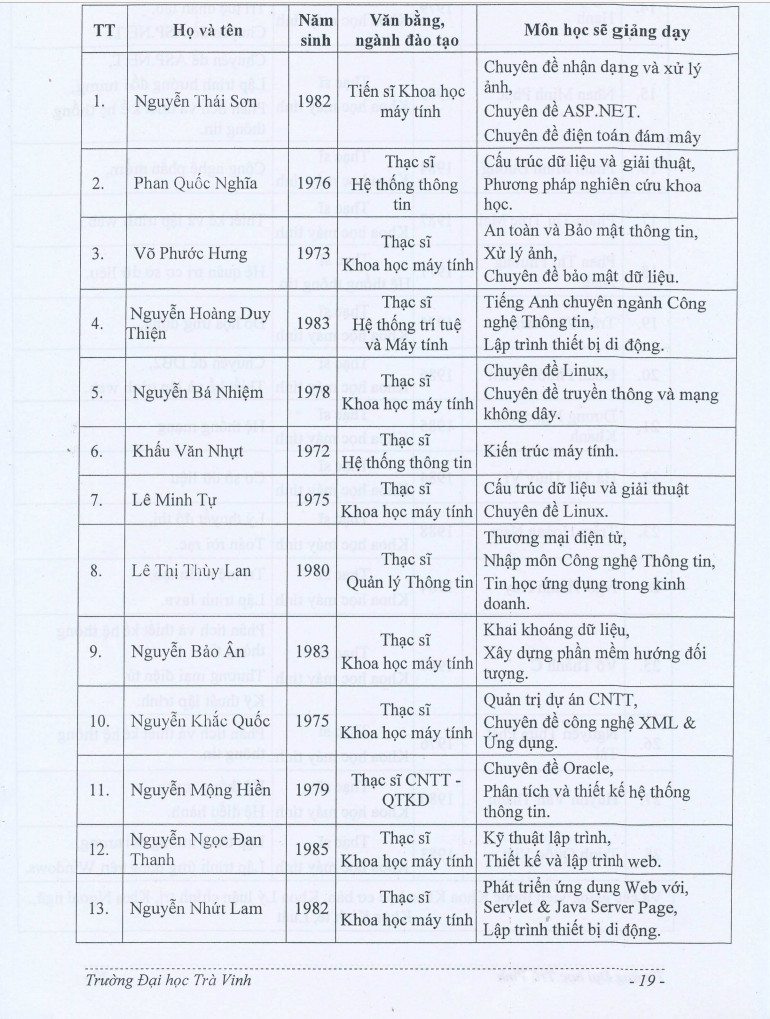
#> input picture img-test/1.png, 770 x 1019 px
$ python -i identify_table.py   (imports and definitions only)
#> lines starting #> are read from the running program, lines starting #| are printed output that depends on the picture; after the words box and inside, x2 and y2 are one past the last pixel; in counts of white or black regions, pixels touching at a corner belong together
import cv2
import numpy as np

class Table_Img():
    def __init__(self, image_path):
#> called with image_path = '../img-test/1.png'
        self.img = cv2.imread(image_path)
#> self.img is the input picture: shape (1019, 770, 3); mean B, G, R 240.6, 232.1, 228.3
        self.preprocess()
#> in preprocess, `thresh, img_bin = cv2.threshold(self.img_gray, 128, 255, cv2.THRESH_BI..`:
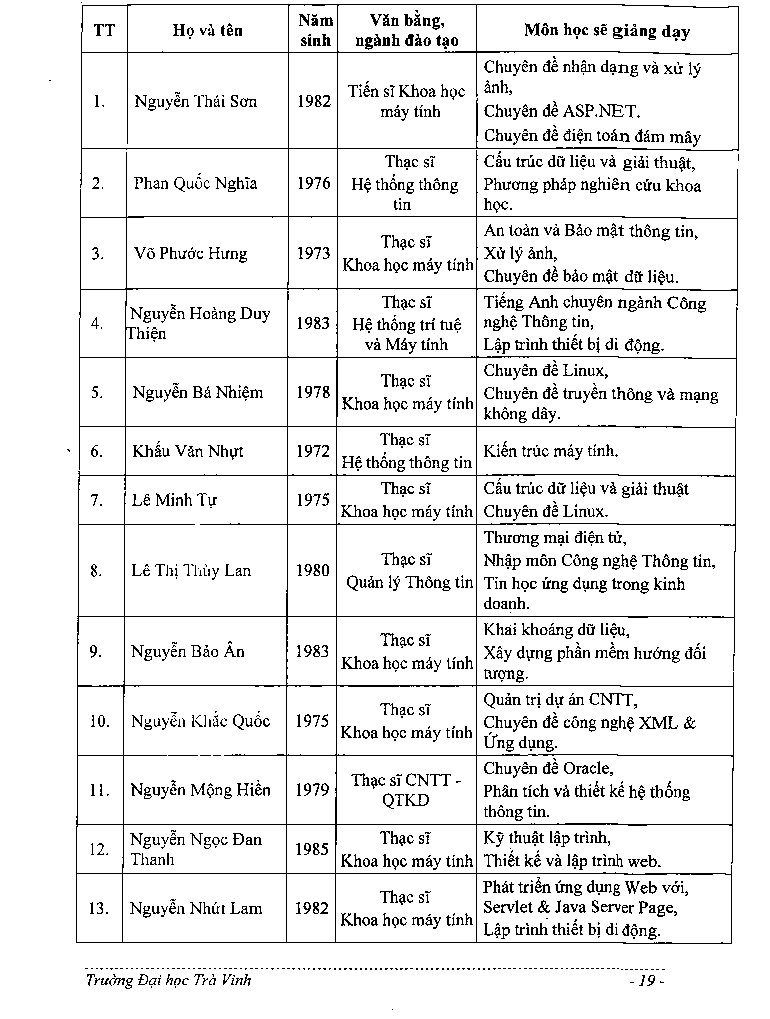
#> img_bin: shape (1019, 770); 92.2% white; black in thin lines or dots, all inside (x1, y1, x2, y2) = (49, 2, 739, 1010)
#> in preprocess, `thresh, img_bin = cv2.threshold(self.img_gray, 128, 255, cv2.THRESH_BI..`: thresh = 183
        self.horizontal_lines = []
        self.vertical_lines = []

    # Xử lý ảnh tạo ảnh xám và ảnh nhịn phân
    def preprocess(self):
        #chuyển sang ảnh xám
        self.img_gray = cv2.cvtColor(self.img, cv2.COLOR_BGR2GRAY)

        #chuyển sang ảnh nhị phân
        thresh, img_bin = cv2.threshold(self.img_gray, 128, 255, cv2.THRESH_BINARY | cv2.THRESH_OTSU)
        self.img_bin = 255-img_bin

        return self.img_gray, self.img_bin

    #Xác địch các vector đường thẳng.
    def _lines(self, k):
        kernel = cv2.getStructuringElement(cv2.MORPH_RECT, k)
        image = cv2.erode(self.img_bin, kernel, iterations=3)
        lines = cv2.dilate(image, kernel, iterations=3)

        lines = cv2.HoughLinesP(lines, 1, np.pi/180, 30, maxLineGap=250)
        return lines

    def _group_lines(self, lines, thin_thresh, k = 1):
        new_lines = []

        while len(lines) > 0:
            thresh = sorted(lines, key=lambda x: x[0][k])[0][0]

            slines = [line for line in lines if thresh[k] - thin_thresh <= line[0][k] <= thresh[k] + thin_thresh]
            lines = [line for line in lines if thresh[k] - thin_thresh > line[0][k] or line[0][k] > thresh[k] + thin_thresh]

            lis = []
            for line in slines:
                lis.append(line[0][k-1])
                lis.append(line[0][k+1])
            new_lines.append([min(lis) - 4*thin_thresh, max(lis) + 4*thin_thresh, thresh[k]])
        return new_lines

    def find_horizontal_lines(self):
        kernel_len = self.img_gray.shape[1]//120
#> kernel_len = 6
        h_lines = self._lines((kernel_len, 1))
#> in _lines, `image = cv2.erode(self.img_bin, kernel, iterations=3)`:
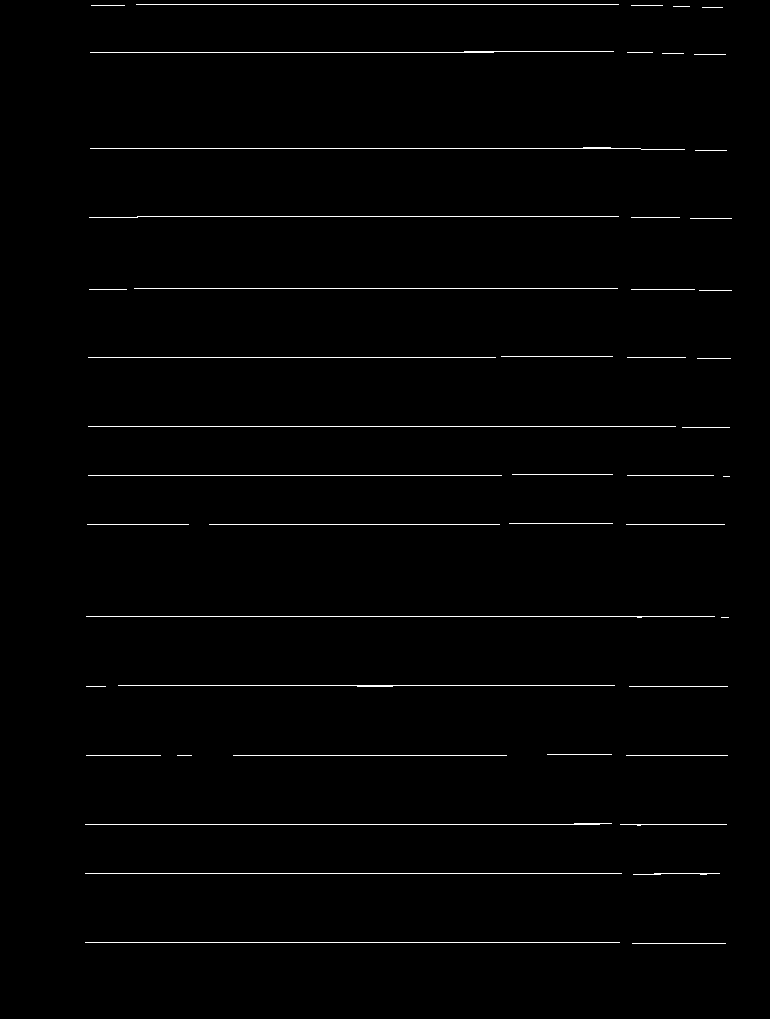
#> image: shape (1019, 770); 1.2% white in thin lines or dots, all inside (x1, y1, x2, y2) = (85, 4, 732, 944)
#> in _lines, `lines = cv2.dilate(image, kernel, iterations=3)`:
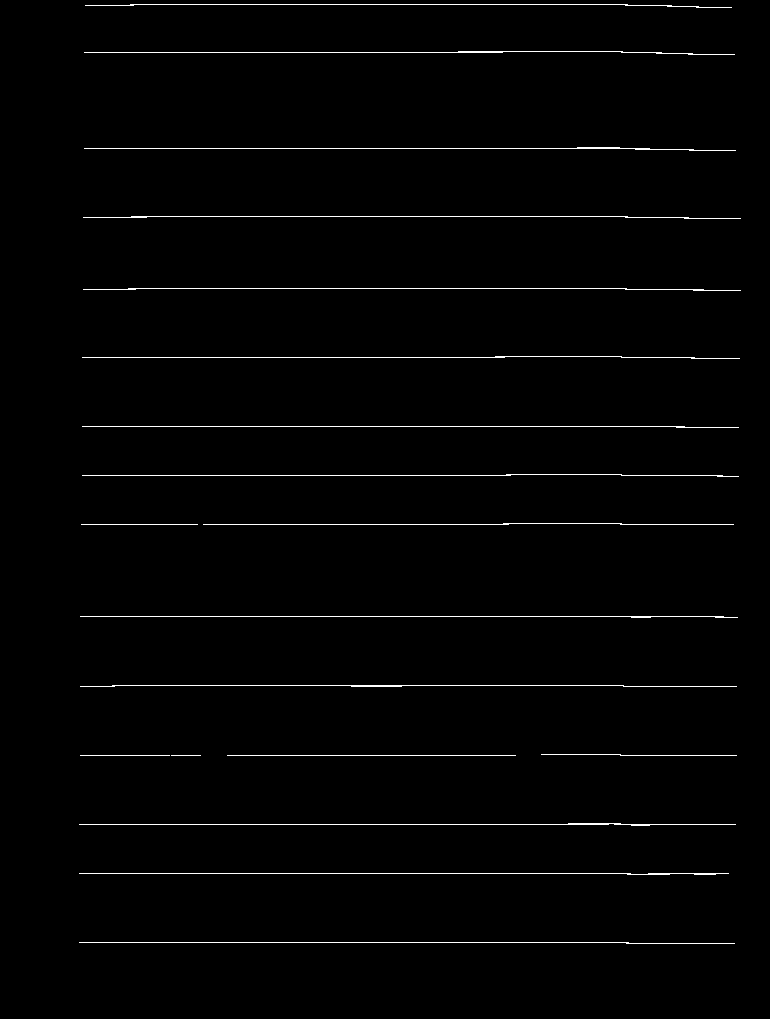
#> lines: shape (1019, 770); 1.3% white in thin lines or dots, all inside (x1, y1, x2, y2) = (79, 4, 741, 944)
#> in _lines, `lines = cv2.HoughLinesP(lines, 1, np.pi/180, 30, maxLineGap=250)`: lines = 42 rows, first 6: [79, 942, 628, 942], [82, 426, 684, 426], [79, 873, 728, 873], [80, 616, 723, 616], [82, 475, 722, 475], [130, 4, 627, 4]
#> h_lines has the same summary as lines in _lines

        self.horizontal_lines = self._group_lines(h_lines, kernel_len, 1)
#> the loop in _group_lines, `while len(lines) > 0:` made 15 passes
#> slines on passes 7, 8, 9, 10, 11, 12, 13, 15: [[[82, 426, 684, 426]], [[676, 427, 738, 427]]], [[[82, 475, 722, 475]], [[506, 474, 621, 474]]], [[[81, 524, 733, 524]], [[503, 523, 621, 523]]], [[[80, 616, 723, 616]], [[631, 617, 737, 617]]], [[[112, 685, 623, 685]], [[80, 686, 736, 686]]], [[[80, 755, 736, 755]], [[541, 754, 620, 754]]], [[[79, 824, 735, 824]], [[568, 823, 620, 823]]], [[[79, 942, 628, 942]], [[626, 943, 734, 943]]]
#> thresh on passes 1 to 6: [130, 4, 627, 4], [458, 51, 622, 51], [577, 147, 619, 147], [131, 216, 627, 216], [128, 288, 626, 288], [495, 356, 621, 356]
#> after the loop in _group_lines, `while len(lines) > 0:`: lines = []; new_lines = [[63, 755, 4], [60, 758, 51], [60, 759, 147], [61, 764, 216], [59, 764, 288], [58, 763, 356], [58, 762, 426], [58, 746, 474], [57, 757, 523], [56, 761, 616], [56, 760, 685], [56, 760, 754], [55, 759, 823], [55, 752, 873], [55, 758, 942]]
#> self.horizontal_lines has the same summary as new_lines in _group_lines
        return self.horizontal_lines

    def find_vertical_lines(self):
        kernel_len = self.img_gray.shape[0]//100
        v_lines = self._lines((1, kernel_len))

        self.vertical_lines = self._group_lines(v_lines, kernel_len, 2)
        return self.vertical_lines

    def cut_cell(self):
        if self.horizontal_lines == []:
            self.find_horizontal_lines()
        if self.vertical_lines == []:
            self.find_vertical_lines()

        img_cells = []
        cells = []
        for i in range(len(self.horizontal_lines)-1):
            img_cells.append([])
            for j in range(len(self.vertical_lines)-1):
                x1 = self.vertical_lines[j][2]
                y1 = self.horizontal_lines[i][2]

                x2 = self.vertical_lines[j+1][2]
                y2 = self.horizontal_lines[i+1][2]


                img = self.img_bin[y1:y2, x1:x2]
                img_cells[-1].append(img)
                cells.append([[x1, y1], [x2, y2]])

        self.img_cells = img_cells
        self.cells = cells
        return cells, img_cells


>>> result = Table_Img('../img-test/1.png').find_horizontal_lines()
#> result has the same summary as new_lines in _group_lines

$ run again, on img-test/2.png
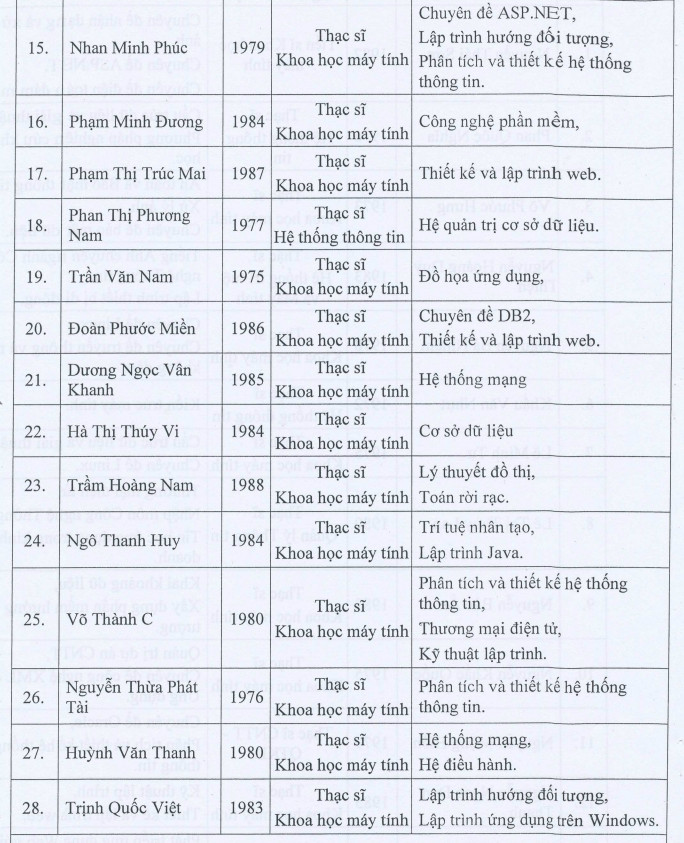
#> input picture img-test/2.png, 684 x 843 px
#> in __init__, self.img is the input picture: shape (843, 684, 3); mean B, G, R 239.3, 230.7, 227.4
#> in preprocess, `thresh, img_bin = cv2.threshold(self.img_gray, 128, 255, cv2.THRESH_BI..`:
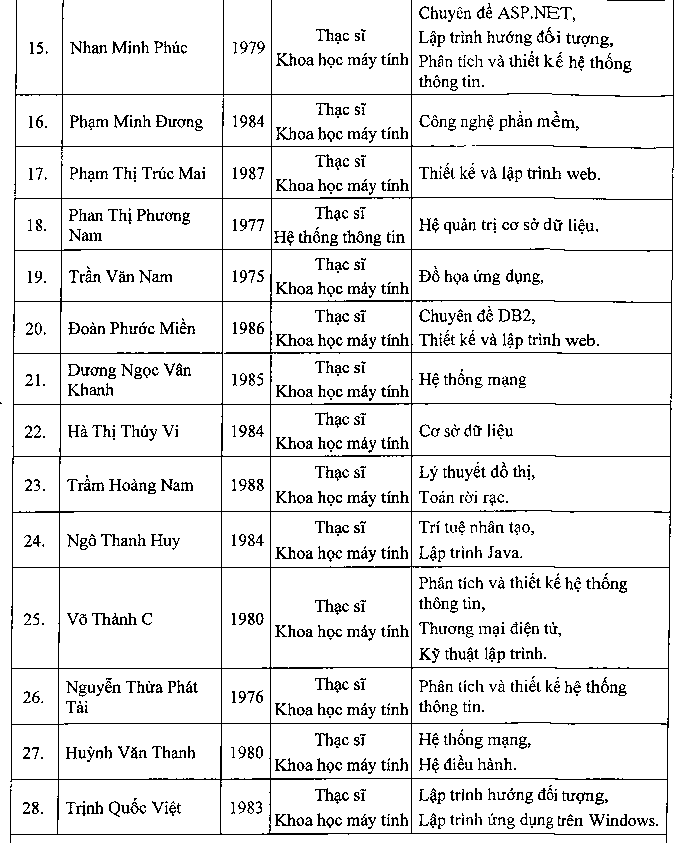
#> img_bin: shape (843, 684); 91.3% white; black in thin lines or dots
#> in preprocess, `thresh, img_bin = cv2.threshold(self.img_gray, 128, 255, cv2.THRESH_BI..`: thresh = 184
#> self.img_bin: shape (843, 684); 8.7% white in thin lines or dots
#> image: shape (843, 684); 1.6% white in thin lines or dots
#> in _lines, `lines = cv2.dilate(image, kernel, iterations=3)`:
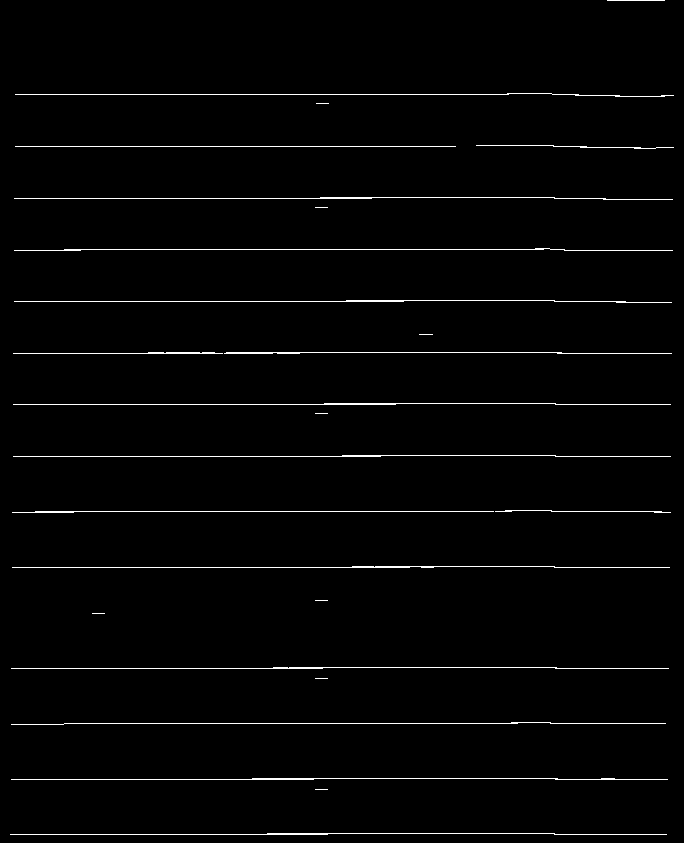
#> lines: shape (843, 684); 1.8% white in thin lines or dots
#> in _lines, `lines = cv2.HoughLinesP(lines, 1, np.pi/180, 30, maxLineGap=250)`: lines = 38 rows, first 6: [64, 249, 564, 249], [13, 456, 670, 456], [15, 146, 586, 146], [35, 511, 661, 511], [13, 404, 670, 404], [11, 668, 668, 668]
#> h_lines has the same summary as lines in _lines
#> the loop in _group_lines, `while len(lines) > 0:` made 15 passes
#> thresh on passes 2, 3, 4, 5, 6, 7, 10, 13: [507, 93, 551, 93], [476, 145, 553, 145], [320, 197, 554, 197], [64, 249, 564, 249], [346, 300, 554, 300], [148, 352, 561, 352], [505, 510, 551, 510], [511, 722, 550, 722]
#> after the loop in _group_lines, `while len(lines) > 0:`: lines = []; new_lines = [[587, 684, 0], [-5, 693, 93], [-5, 693, 145], [-6, 692, 197], [-6, 654, 249], [-6, 691, 300], [-7, 691, 352], [-7, 690, 403], [-7, 690, 455], [-8, 681, 510], [-8, 689, 566], [-9, 688, 667], [-9, 685, 722], [-9, 687, 778], [-10, 686, 833]]
#> self.horizontal_lines has the same summary as new_lines in _group_lines
#> result has the same summary as new_lines in _group_lines
